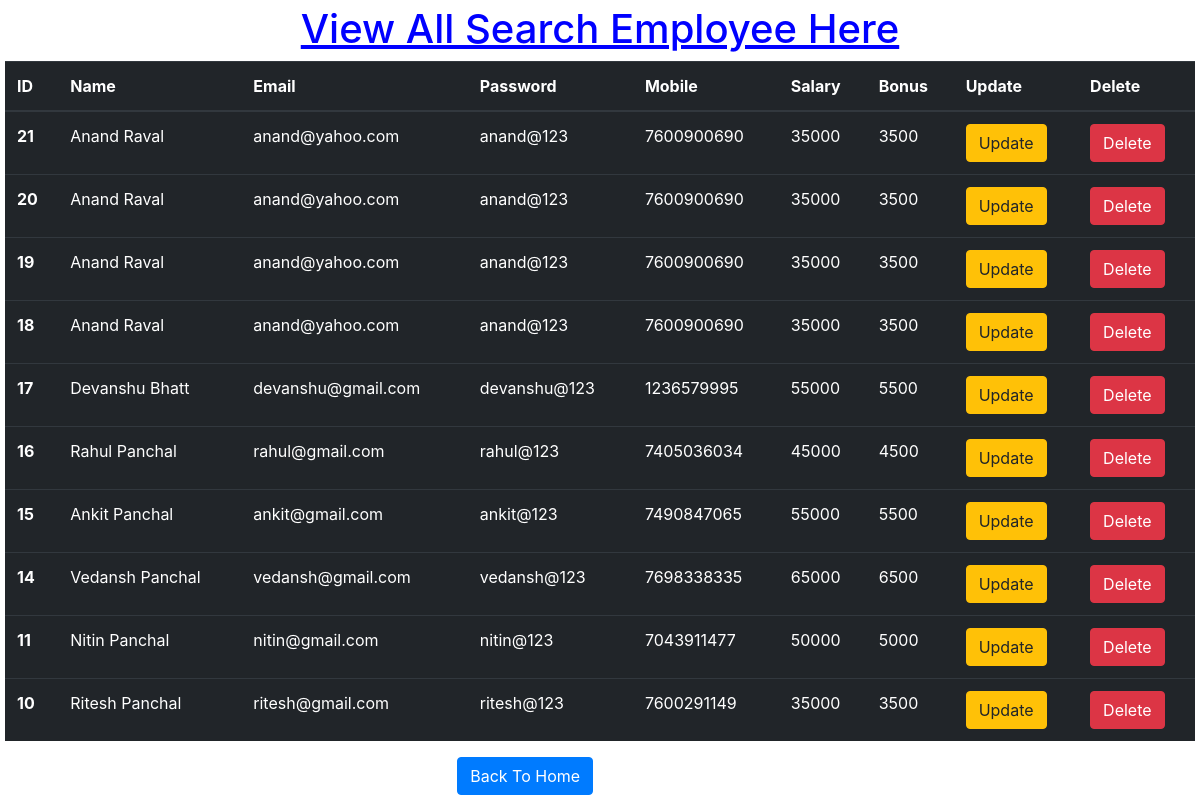
The page /search on the database as committed earlier.
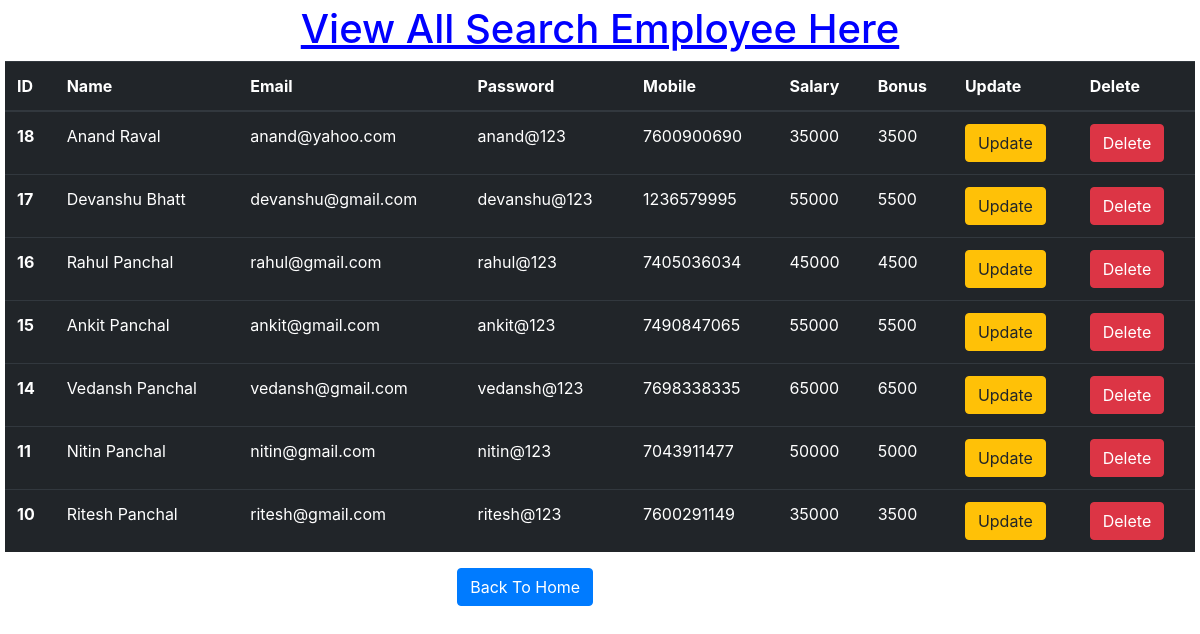
The same page on the database as committed later.
### app/models.py (models this page shows)
class Employee(models.Model):
    name = models.CharField(max_length=50)
    email = models.EmailField(max_length=50)
    password = models.CharField(max_length=50)
    mobile = models.IntegerField()
    salary = models.IntegerField()
    bonus = models.IntegerField()
    class Meta:
        ordering = ['-id']

### app/views.py (the view)
# urls.py: path('search', views.search, name='search'),
def search(request):
    emp_data = Employee.objects.all()
    search_query = request.GET.get('search')
    if search_query:
        emp_data = Employee.objects.filter(
            name__icontains=search_query
        )
    if search_query:
        emp_data = Employee.objects.filter(
            email__icontains=search_query
        )
    if search_query:
        emp_data = Employee.objects.filter(
            mobile__icontains=search_query
        )
    context = {
        'emp_data': emp_data,
        'search_query': search_query
    }
    return render(request, 'search.html', context)

### app/templates/search.html (shortened to what this page needs)
<!doctype html>
<html lang="en">
  <head>
    <link rel="stylesheet"
      href="https://cdn.jsdelivr.net/npm/bootstrap@4.0.0/dist/css/bootstrap.min.css"
>
  </head>
  <body>
    <h1 style="text-align: center; color:blue"><u>View All Search Employee Here</u></h1>
    <table class="table table-dark">
      <thead>
        <tr>
          <th scope="col">ID</th>
          <th scope="col">Name</th>
          <th scope="col">Email</th>
          <th scope="col">Password</th>
          <th scope="col">Mobile</th>
          <th scope="col">Salary</th>
          <th scope="col">Bonus</th>
          <th scope="col">Update</th>
          <th scope="col">Delete</th>
        </tr>
      </thead>
      <tbody>
        {% for i in emp_data %}
        <tr>
          <th scope="row">{{i.id}}</th>
          <td>{{i.name}}</td>
          <td>{{i.email}}</td>
          <td>{{i.password}}</td>
          <td>{{i.mobile}}</td>
          <td>{{i.salary}}</td>
          <td>{{i.bonus}}</td>
          <td><a href="{% url 'update_emp' i.id %}"><button type="submit"
                class="btn btn-warning">Update</button></a></td>
          <td><form action="{% url 'delete_emp' i.id %}" method="POST"><button
                type="submit" class="btn btn-danger">Delete</button>
            </form></td>
        </tr>
        {% endfor %}
      </tbody>
    </table>
    <a class="btn btn-primary" href="/view_all_emp" role="button" style="margin-left: 38%;">Back
      To Home</a>
  </body>
</html>

Rows that differ between the two databases and show on the page:
removed Employee: id "21", name "Anand Raval", email "anand@yahoo.com", password "anand@123", mobile "7600900690", salary "35000", bonus "3500"
removed Employee: id "20", name "Anand Raval", email "anand@yahoo.com", password "anand@123", mobile "7600900690", salary "35000", bonus "3500"
removed Employee: id "19", name "Anand Raval", email "anand@yahoo.com", password "anand@123", mobile "7600900690", salary "35000", bonus "3500"
